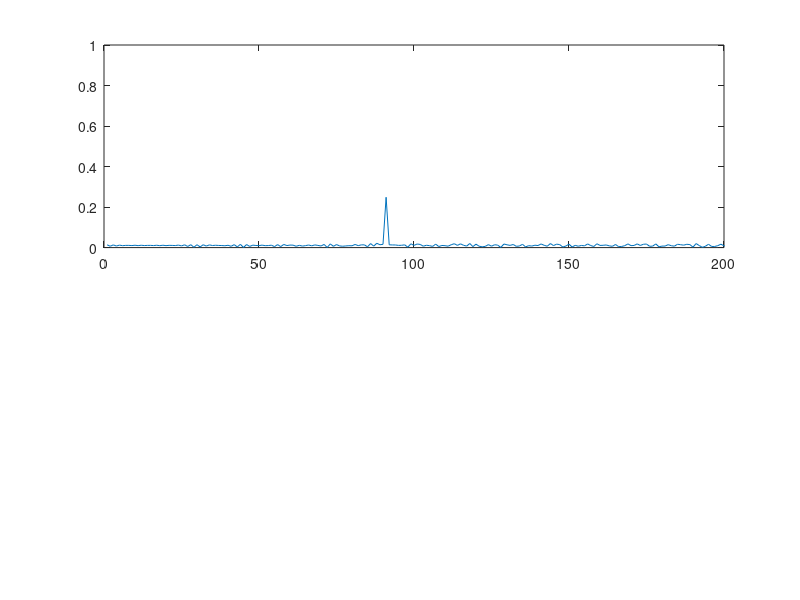
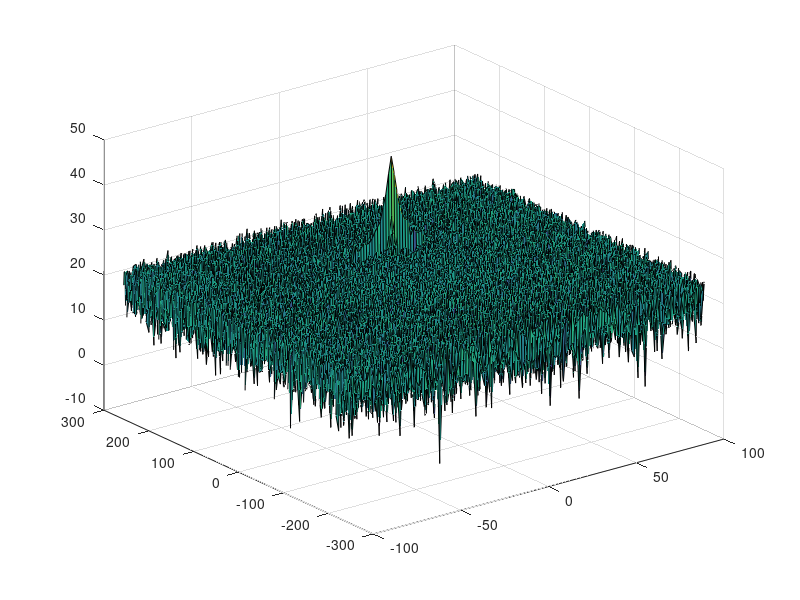
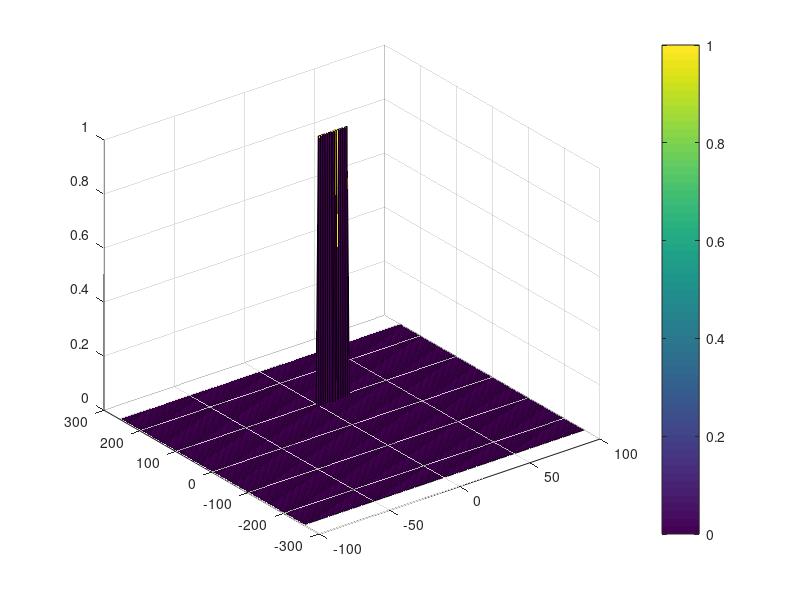

These charts were generated, in order, by the following MATLAB code:
clear all
clc;

%% Radar Specifications
%%%%%%%%%%%%%%%%%%%%%%%%%%%
% Frequency of operation = 77GHz
% Max Range = 200m
maxRange = 200
% Range Resolution = 1 m
rangeRes = 1
% Max Velocity = 100 m/s
maxV = 100 % used as constant in the original script (RANGE DOPPLER RESPONSE impl. section)
%%%%%%%%%%%%%%%%%%%%%%%%%%%

%Speed of light
c = 3e8;

%% User Defined Range and Velocity of target
% define the target's initial position and velocity. Note : Velocity
% remains contant

R_init = 90 % vehicle range
v=10 % vehicle velocity


%% FMCW Waveform Generation

% Design the FMCW waveform by giving the specs of each of its parameters.
% Calculate the Bandwidth (B), Chirp Time (Tchirp) and Slope (slope) of the FMCW
% chirp using the requirements above.

B = c/(2*rangeRes);
Tchirp = 5.5*2*maxRange/c; % sweep time
slope = B/Tchirp;

%Operating carrier frequency of Radar
fc= 77e9;             %carrier freq

%The number of chirps in one sequence. Its ideal to have 2^ value for the ease of running the FFT
%for Doppler Estimation.
Nd=128;                   % #of doppler cells OR #of sent periods % number of chirps

%The number of samples on each chirp.
Nr=1024;                  %for length of time OR # of range cells

% Timestamp for running the displacement scenario for every sample on each
% chirp
t=linspace(0,Nd*Tchirp,Nr*Nd); %total time for samples


%Creating the vectors for Tx, Rx and Mix based on the total samples input.
Tx=zeros(1,length(t)); %transmitted signal
Rx=zeros(1,length(t)); %received signal
Mix = zeros(1,length(t)); %beat signal

%Similar vectors for range_covered and time delay.
r_t=zeros(1,length(t));
td=zeros(1,length(t));


%% Signal generation and Moving Target simulation
% Running the radar scenario over the time.


for i=1:length(t)
    %For each time stamp update the Range of the Target for constant velocity.
    r_t(i) = R_init + (t(i)*v);
    td(i) = t(i) - (2*r_t(i)/c);

    %For each time sample we need update the transmitted and
    %received signal.
    Tx(i) = cos(2*pi*(fc*t(i) + (slope * (t(i)^2)/2)));
    Rx (i)  = cos(2*pi*(fc*td(i) + (slope * (td(i)^2)/2)));

    %Now by mixing the Transmit and Receive generate the beat signal
    %This is done by element wise matrix multiplication of Transmit and
    %Receiver Signal
    Mix(i) = Tx(i)*Rx(i);

end


%% RANGE MEASUREMENT

%reshape the vector into Nr*Nd array. Nr and Nd here would also define the size of
MixReshaped = reshape(Mix, [Nr,Nd]);

%Range and Doppler FFT respectively.

%run the FFT on the beat signal along the range bins dimension (Nr) and
%normalize.
sig_fft = fft(MixReshaped, Nr)./Nr;
% Take the absolute value of FFT output
sig_fft = abs(sig_fft);

disp('sig fft')
size(sig_fft)


% Output of FFT is double sided signal, but we are interested in only one side of the spectrum.
% Hence we throw out half of the samples.
sig_fft = sig_fft(1:Nr/2);

%plotting the range
figure ('Name','Range from First FFT')
subplot(2,1,1)

 % plot FFT output
plot(sig_fft)
axis ([0 200 0 1]);




%% RANGE DOPPLER RESPONSE
% The 2D FFT implementation is already provided here. This will run a 2DFFT
% on the mixed signal (beat signal) output and generate a range doppler
% map.You will implement CFAR on the generated RDM


% Range Doppler Map Generation.

% The output of the 2D FFT is an image that has reponse in the range and
% doppler FFT bins. So, it is important to convert the axis from bin sizes
% to range and doppler based on their Max values.

Mix=reshape(Mix,[Nr,Nd]);

% 2D FFT using the FFT size for both dimensions.
sig_fft2 = fft2(Mix,Nr,Nd);

% Taking just one side of signal from Range dimension.
sig_fft2 = sig_fft2(1:Nr/2,1:Nd);
sig_fft2 = fftshift (sig_fft2);
RDM = abs(sig_fft2);
RDM = 10*log10(RDM) ;

%use the surf function to plot the output of 2DFFT and to show axis in both
%dimensions
doppler_axis = linspace(-100,100,Nd);
range_axis = linspace(-200,200,Nr/2)*((Nr/2)/400);
figure,surf(doppler_axis,range_axis,RDM);

%% CFAR implementation

% Use RDM[x,y] as the matrix from the output of 2D FFT for implementing
% CFAR

%--------------
% CFAR params
% the number of Training Cells in both the dimensions.
Tr = 12; % training cells (range)
Td = 12; % training cells (dopler)

%Select the number of Guard Cells in both dimensions around the Cell under
Gr = 6;  % number of Guard Cells (range)
Gd = 6;  % number of Guard Cells (dopler)
offset = 5 % offset the threshold by SNR value in dB
%--------------

training_cells_nbr = (2*(Tr+Gr)+1)*(2*(Td+Gd)+1) - ((2*Gr+1)*(2*Gd+1));  % Get only the util cardinality (training cell)

output = zeros(size(RDM));

% The process below generate a thresholded block, which is smaller
% than the Range Doppler Map as the CUT cannot be located at the edges of
% matrix. Hence,few cells will not be thresholded.

% The previous initialization of output keeps the map size same set those values to 0.

% A loop such that it slides the CUT across range doppler map by
%giving margins at the edges for Training and Guard Cells.

for i = Tr+Gr+1:Nr/2-(Tr+Gr)
    for j = Td+Gd+1:Nd-(Td+Gd)
        %Slide Window through the complete Range Doppler Map
        TGCrop = RDM(i-(Gr+Tr):i+Gr+Tr, j-(Gd+Td):j+Gd+Td); % T + G + cut a context crop
        GCrop = zeros(size(TGCrop));
        GCrop(Tr+1:Tr+2*Gr+1, Td+1:Td+2*Gd+1) = RDM(i-Gr:i+Gr,j-Gd:j+Gd); % G + cut crop

        util = TGCrop - GCrop; % Extracts util region (Training cells)
        % size(util(util > 0))(0) == training_cells_nbr % a sanity check of
        % training cells nbr

        % Sum converted the values from logarithmic to linear using db2pow.
        % Average the summed values for all of the training
        % cells used and convert it back to logarithmic using pow2db.
        noise_level =  pow2db(sum(db2pow(util(util > 0))) / training_cells_nbr);

        % Add the offset to it to determine the threshold
        % If the CUT level > threshold assign it a value of 1, else equate it to 0.
        output(i, j) = (RDM(i, j) > (noise_level + offset));
    end
end

%Display the CFAR output using the Surf function like we did for Range
%Doppler Response output.
figure,surf(doppler_axis,range_axis,output);
colorbar;
